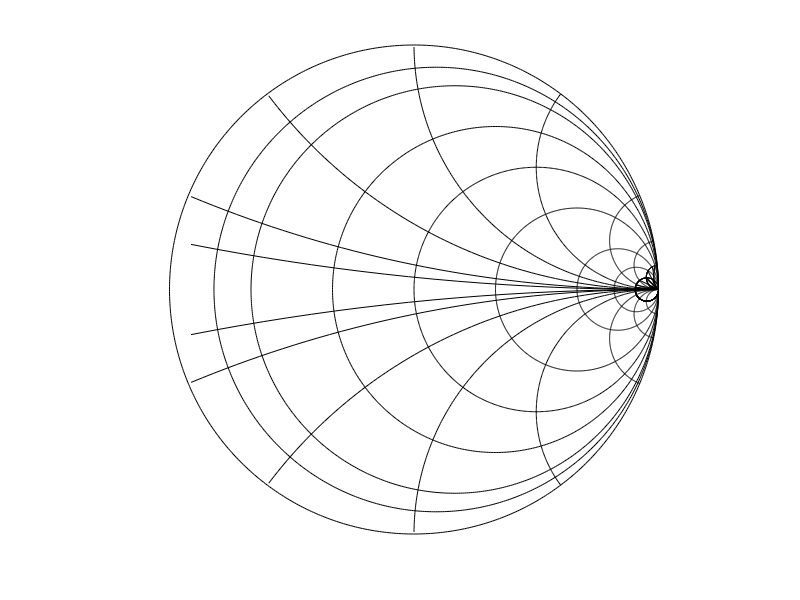

MATLAB code for this plot:
clc;
clear all;
axis equal
axis off
hold on
for r = [0,.1,.2,.5,1,2,5,10,20]
    radioosx = (1/(1+r));
    centx = (r/(1+r));
    i = 1;
    for thatta = 0.01 : 0.01 : (2*pi)
        x(i) = centx+(radioosx*(cos(thatta)));
        y(i) = (radioosx*(sin(thatta)));
        i = i + 1;
    end
    plot(x,y,'k');
end
for r = [.1,.2,.5,1,2,5,10,20]
    radioos = 1/r;
    centy = (1/r);
    centx = 1;
    i = 1;
    for thatta = 0 : 0.01 : (3*pi/2)
        xtemp = centx+(radioos*(cos(thatta)));
        ytemp = centy+(radioos*(sin(thatta)));
        if (sqrt(xtemp.^2 + ytemp.^2) <= 1)
            x(i) = centx+(radioos*(cos(thatta)));
            y(i) = centy+(radioos*(sin(thatta)));
            i = i + 1;
        end
    end
    plot(x,y,'k');
end
for r = [.1,.2,.5,1,2,5,10,20]
    radioos = 1/r;
    centy = (1/r);
    centx = 1;
    i = 1;
    for thatta = 0 : 0.01 : (3*pi/2)
        xtemp = centx+(radioos*(cos(thatta)));
        ytemp = centy+(radioos*(sin(thatta)));
        if (sqrt(xtemp.^2 + ytemp.^2) <= 1)
            x(i) = centx+(radioos*(cos(thatta)));
            y(i) = -(centy+(radioos*(sin(thatta))));
            i = i + 1;
        end
    end
    plot(x,y,'k');
end
